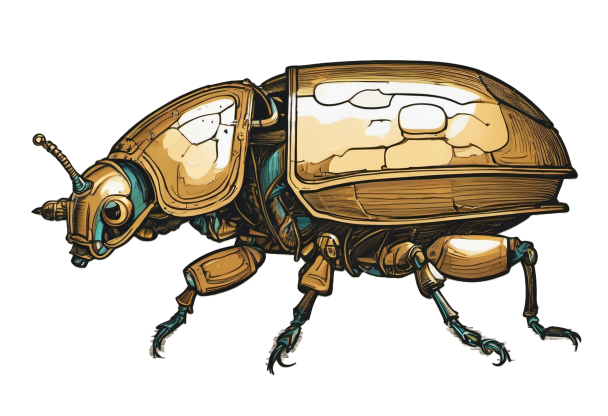
#> input picture art/brass-beetle/cut.orig.png, 1216 x 832 px, found by its file name (shown at 1/2 size)
$ python clean.py
#> lines starting #> are read from the running program, lines starting #| are printed output that depends on the picture; after the words box and inside, x2 and y2 are one past the last pixel; in counts of white or black regions, pixels touching at a corner belong together
# Remove soft halo around the thin legs and the gray ground specks. Edits alpha only; keeps cut.orig.png as the input.
# Run with the rembg venv python from the repo root.
import os, shutil
import numpy as np
from PIL import Image
from scipy import ndimage as ndi
src, orig = "art/brass-beetle/cut.png", "art/brass-beetle/cut.orig.png"
if not os.path.exists(orig): shutil.copy(src, orig)
a = np.array(Image.open(orig).convert("RGBA"))
#> a is the input picture: shape (832, 1216, 4); mean R, G, B, A 167.1, 157.6, 140.9, 95
al = a[:, :, 3]; rgb = a[:, :, :3].astype(int)
#> after `al = a[:, :, 3]`:
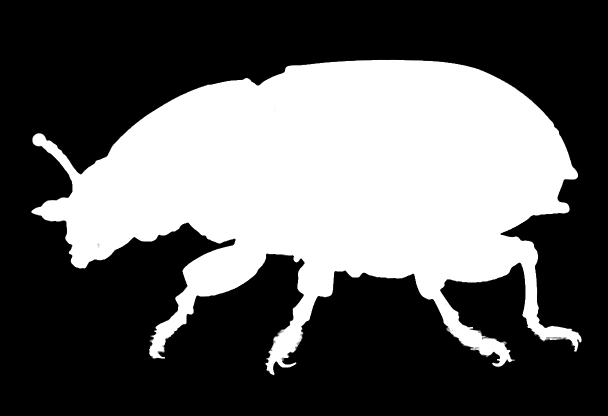
#> al: shape (832, 1216) (shown at 1/2 size); min 0, max 255, mean 95
#> after `rgb = a[:, :, :3].astype(int)`:
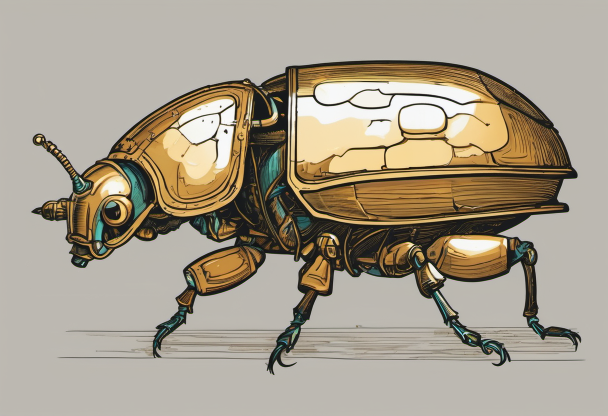
#> rgb: shape (832, 1216, 3) int64 (shown at 1/2 size); mean R, G, B 167.1, 157.6, 140.9
low = np.arange(a.shape[0])[:, None] > 540
sat = rgb.max(2) - rgb.min(2)
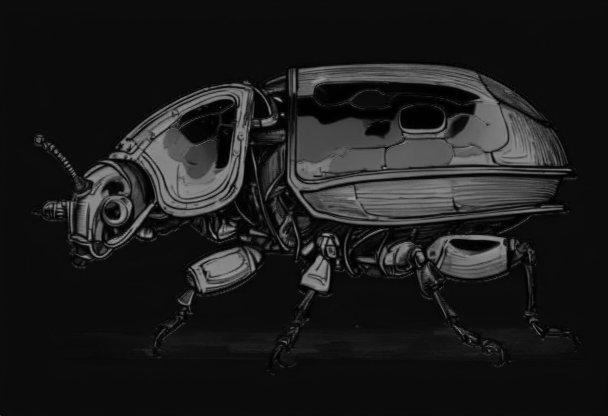
#> sat: shape (832, 1216) int64 (shown at 1/2 size); min 0, max 187, mean 28.2
dark = rgb.max(2) < 95  # translucent dark-brown halo
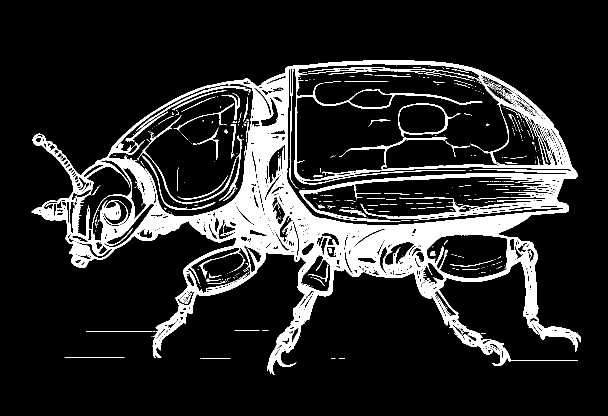
#> dark: shape (832, 1216) bool (shown at 1/2 size); 14.2% white; 586 white regions (511 under 20 px), largest, box (x1, y1, x2, y2) and area: (63, 121, 1162, 750) 132429, (274, 230, 473, 408) 1077, (273, 171, 501, 262) 859
al[low & (al < 235) & dark] = 0
#> al: shape (832, 1216); under 0.01% of pixels changed, all inside (x1, y1, x2, y2) = (303, 647, 1161, 750)
al[low & (sat < 28) & (rgb.min(2) > 100)] = 0
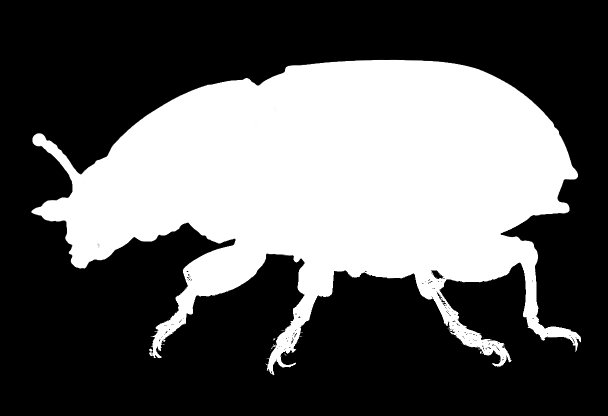
#> al: shape (832, 1216) (shown at 1/2 size); min 0, max 255, mean 94.1
al[low & (al < 90)] = 0
#> al: shape (832, 1216); 0.02% of pixels changed, all inside (x1, y1, x2, y2) = (298, 542, 1162, 751)
lab, n = ndi.label(al > 8, structure=np.ones((3, 3)))
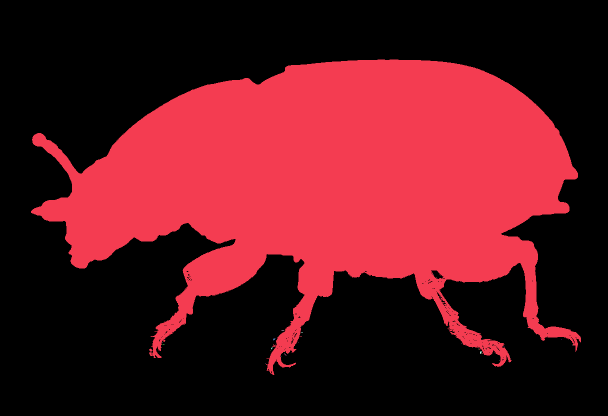
#> lab: shape (832, 1216) int32 (shown at 1/2 size); 24 distinct labels, from 0 to 23; one colour per label, 0 black
#> n = 23
for i, sl in enumerate(ndi.find_objects(lab), 1):
    if int((lab[sl] == i).sum()) < 150: al[lab == i] = 0
#> this loop made 23 passes
#> al: shape (832, 1216); min 0, max 255, mean 94.1
Image.fromarray(a).save(src)
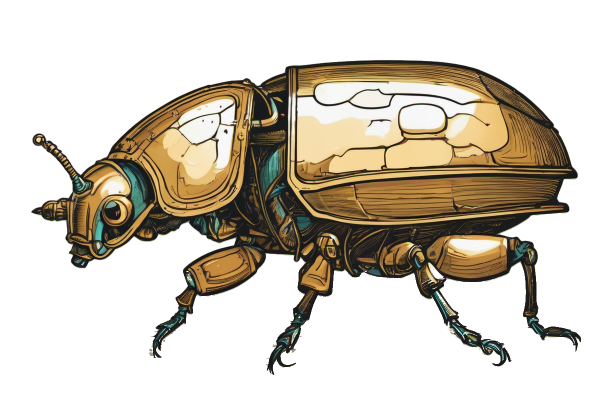
#> saved as cut.png: PIL image 1216x832 RGBA (shown at 1/2 size); mean R, G, B, A 167.1, 157.6, 140.9, 94.1; transparent parts drawn white
